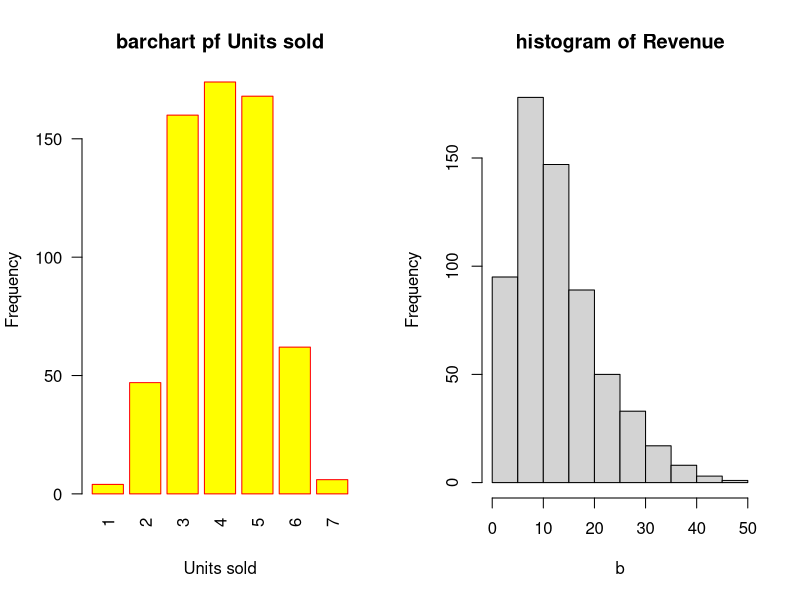
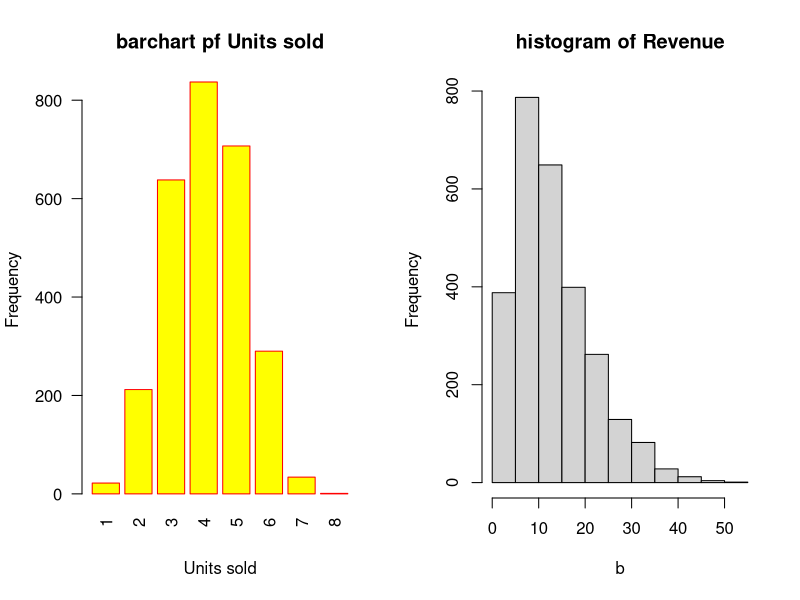
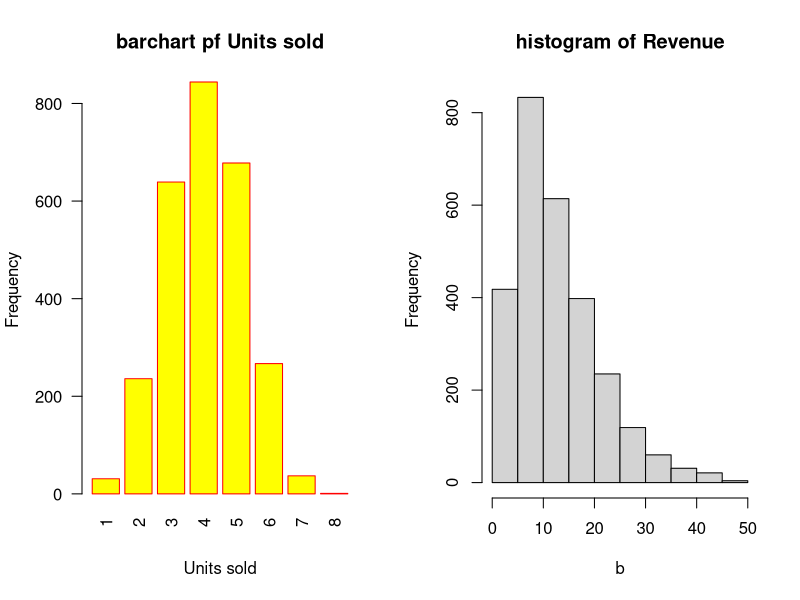
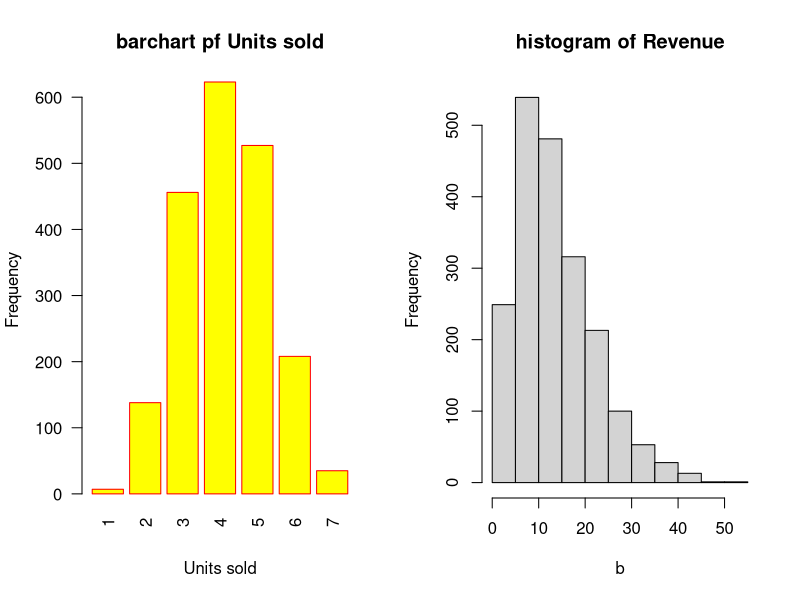

These charts were generated, in order, by the following R code:
## ---- chunk 1
library(readr)
dataset <- data.frame(read_csv("SupermarketTransactions.csv", 
    col_types = cols(`Purchase Date` = col_datetime(format = "%m/%d/%Y"))))
head(dataset)
## ---- chunk 2
op <- par(mfrow = c(1, 2)) 
a =as.factor(subset(data.frame(dataset),(Purchase.Date >="2008-1-1" & Purchase.Date <="2008-3-1"))[,15])
barplot(summary(a), xlab="Units sold", ylab="Frequency",border="red", col="yellow",las=2,main = "barchart pf Units sold")
b =subset(data.frame(dataset),(Purchase.Date >="2008-1-1" & Purchase.Date <="2008-3-1"))[,16]
hist(b,main = "histogram of Revenue")
## ---- chunk 3
op <- par(mfrow = c(1, 2)) 
a = as.factor(subset(data.frame(dataset),(Gender=="F"&Marital.Status =="M"& Homeowner =="Y"))[,15])
barplot(summary(a), xlab="Units sold", ylab="Frequency",border="red", col="yellow",las=2,main = "barchart pf Units sold")
b = subset(data.frame(dataset),(Gender=="F"&Marital.Status =="M"&Homeowner =="Y"))[,16]
hist(b,main = "histogram of Revenue")

## ---- chunk 4
op <- par(mfrow = c(1, 2)) 
a = as.factor(subset(data.frame(dataset),State.or.Province =="CA")[,15])
barplot(summary(a), xlab="Units sold", ylab="Frequency",border="red", col="yellow",las=2,main = "barchart pf Units sold")
b = subset(data.frame(dataset),(State.or.Province =="CA"))[,16]
hist(b,main = "histogram of Revenue")
## ---- chunk 5
op <- par(mfrow = c(1, 2)) 
a = as.factor(subset(data.frame(dataset),Product.Department =="Produce")[,15])
barplot(summary(a), xlab="Units sold", ylab="Frequency",border="red", col="yellow",las=2,main = "barchart pf Units sold")
b = subset(data.frame(dataset),(Product.Department =="Produce"))[,16]
hist(b,main = "histogram of Revenue")
